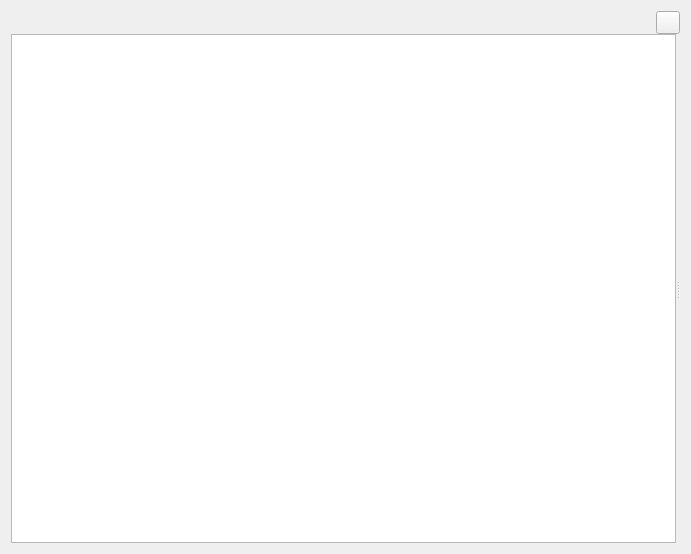
<?xml version="1.0" encoding="UTF-8"?>
<ui version="4.0">
 <class>AtomToolsAssetBrowser</class>
 <widget class="QWidget" name="AtomToolsAssetBrowser">
  <property name="geometry">
   <rect>
    <x>0</x>
    <y>0</y>
    <width>691</width>
    <height>554</height>
   </rect>
  </property>
  <property name="minimumSize">
   <size>
    <width>0</width>
    <height>400</height>
   </size>
  </property>
  <property name="windowTitle">
   <string>Asset Browser</string>
  </property>
  <layout class="QVBoxLayout" name="verticalLayout">
   <property name="spacing">
    <number>0</number>
   </property>
   <item>
    <layout class="QHBoxLayout" name="m_headerLayout">
     <item alignment="Qt::AlignTop">
      <widget class="AzToolsFramework::AssetBrowser::SearchWidget" name="m_searchWidget" native="true">
       <property name="sizePolicy">
        <sizepolicy hsizetype="Expanding" vsizetype="Preferred">
         <horstretch>0</horstretch>
         <verstretch>0</verstretch>
        </sizepolicy>
       </property>
      </widget>
     </item>
     <item alignment="Qt::AlignTop">
      <widget class="QToolButton" name="m_viewOptionButton">
       <property name="autoExclusive">
        <bool>false</bool>
       </property>
      </widget>
     </item>
    </layout>
   </item>
   <item>
    <widget class="QSplitter" name="m_splitter">
     <property name="sizePolicy">
      <sizepolicy hsizetype="Expanding" vsizetype="Expanding">
       <horstretch>0</horstretch>
       <verstretch>0</verstretch>
      </sizepolicy>
     </property>
     <property name="orientation">
      <enum>Qt::Horizontal</enum>
     </property>
     <property name="childrenCollapsible">
      <bool>false</bool>
     </property>
     <widget class="QWidget" name="m_leftLayout" native="true">
      <property name="sizePolicy">
       <sizepolicy hsizetype="Expanding" vsizetype="Preferred">
        <horstretch>0</horstretch>
        <verstretch>0</verstretch>
       </sizepolicy>
      </property>
      <layout class="QVBoxLayout" name="verticalLayout_4">
       <property name="spacing">
        <number>0</number>
       </property>
       <property name="leftMargin">
        <number>0</number>
       </property>
       <property name="topMargin">
        <number>0</number>
       </property>
       <property name="rightMargin">
        <number>0</number>
       </property>
       <property name="bottomMargin">
        <number>0</number>
       </property>
       <item>
        <widget class="AzToolsFramework::AssetBrowser::AssetBrowserTreeView" name="m_assetBrowserTreeViewWidget">
         <property name="sizePolicy">
          <sizepolicy hsizetype="Expanding" vsizetype="Expanding">
           <horstretch>1</horstretch>
           <verstretch>0</verstretch>
          </sizepolicy>
         </property>
         <property name="minimumSize">
          <size>
           <width>0</width>
           <height>0</height>
          </size>
         </property>
         <property name="editTriggers">
          <set>QAbstractItemView::EditKeyPressed</set>
         </property>
         <property name="dragDropMode">
          <enum>QAbstractItemView::DragOnly</enum>
         </property>
        </widget>
       </item>
      </layout>
     </widget>
     <widget class="QWidget" name="previewWidgetWrapper">
      <layout class="QVBoxLayout" name="m_rightLayout">
       <item>
        <widget class="AzToolsFramework::AssetBrowser::PreviewerFrame" name="m_previewerFrame">
         <property name="minimumSize">
          <size>
           <width>0</width>
           <height>0</height>
          </size>
         </property>
         <property name="frameShape">
          <enum>QFrame::StyledPanel</enum>
         </property>
         <property name="frameShadow">
          <enum>QFrame::Raised</enum>
         </property>
        </widget>
       </item>
      </layout>
     </widget>
    </widget>
   </item>
  </layout>
 </widget>
 <customwidgets>
  <customwidget>
   <class>AzToolsFramework::AssetBrowser::SearchWidget</class>
   <extends>QWidget</extends>
   <header>AzToolsFramework/AssetBrowser/Search/SearchWidget.h</header>
   <container>1</container>
  </customwidget>
  <customwidget>
   <class>AzToolsFramework::AssetBrowser::AssetBrowserTreeView</class>
   <extends>QTreeView</extends>
   <header>AzToolsFramework/AssetBrowser/Views/AssetBrowserTreeView.h</header>
  </customwidget>
  <customwidget>
   <class>AzToolsFramework::AssetBrowser::PreviewerFrame</class>
   <extends>QFrame</extends>
   <header>AzToolsFramework/AssetBrowser/Previewer/PreviewerFrame.h</header>
   <container>1</container>
  </customwidget>
 </customwidgets>
 <resources/>
 <connections/>
</ui>
